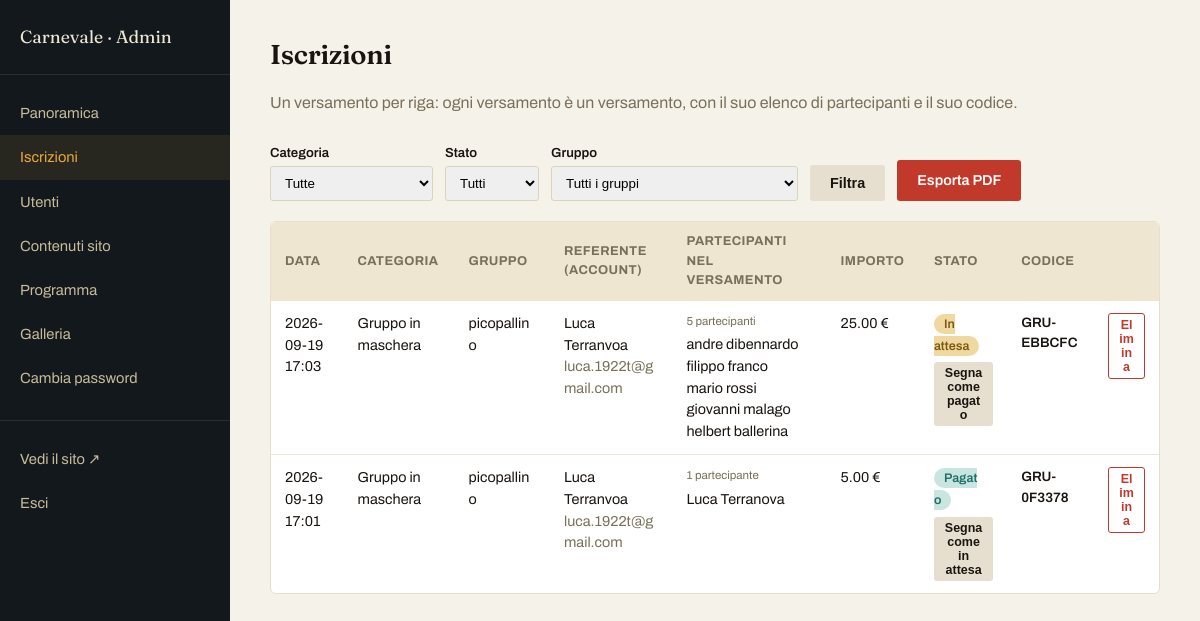
/admin/iscrizioni (signed in), run on the app's committed database.
### tables this page shows
CREATE TABLE versamenti (
    id INTEGER PRIMARY KEY AUTOINCREMENT,
    iscrizione_id INTEGER NOT NULL,
    codice_riferimento TEXT UNIQUE NOT NULL,
    stato_pagamento TEXT DEFAULT 'in_attesa',
    data_creazione TEXT DEFAULT CURRENT_TIMESTAMP,
    FOREIGN KEY (iscrizione_id) REFERENCES iscrizioni(id)
);

CREATE TABLE categorie (
    id INTEGER PRIMARY KEY AUTOINCREMENT,
    slug TEXT UNIQUE NOT NULL,
    nome TEXT NOT NULL,
    descrizione TEXT,
    regolamento TEXT,
    prezzo_quota REAL DEFAULT 0,
    dettagli_label TEXT DEFAULT 'Note aggiuntive',
    icona TEXT DEFAULT 'carro',
    ordine INTEGER DEFAULT 0
);

CREATE TABLE iscrizioni (
    id INTEGER PRIMARY KEY AUTOINCREMENT,
    utente_id INTEGER NOT NULL,
    categoria_id INTEGER NOT NULL,
    nome_gruppo TEXT,
    dettagli TEXT,
    data_creazione TEXT DEFAULT CURRENT_TIMESTAMP,
    FOREIGN KEY (utente_id) REFERENCES utenti(id),
    FOREIGN KEY (categoria_id) REFERENCES categorie(id),
    UNIQUE(utente_id, categoria_id)
);

CREATE TABLE utenti (
    id INTEGER PRIMARY KEY AUTOINCREMENT,
    nome TEXT NOT NULL,
    email TEXT UNIQUE NOT NULL,
    telefono TEXT,
    password_hash TEXT NOT NULL,
    reset_token TEXT,
    reset_scadenza TEXT,
    data_creazione TEXT DEFAULT CURRENT_TIMESTAMP
);

### app.py (the view)
@app.route("/admin/iscrizioni")
@admin_login_required
def admin_iscrizioni():
    db = get_db()
    filtro_categoria = request.args.get("categoria", "")
    filtro_stato = request.args.get("stato", "")
    filtro_gruppo = request.args.get("gruppo", "")
    query = (
        "SELECT l.id as versamento_id, l.codice_riferimento, l.stato_pagamento, l.data_creazione, "
        "i.id as iscrizione_id, i.nome_gruppo, i.dettagli, "
        "u.nome as utente_nome, u.email as utente_email, u.telefono as utente_telefono, "
        "c.nome as categoria_nome, c.slug as categoria_slug, c.prezzo_quota, "
        "(SELECT GROUP_CONCAT(p2.nome, char(10)) FROM partecipanti p2 "
        " WHERE p2.versamento_id = l.id ORDER BY p2.data_creazione, p2.id) as nomi_partecipanti, "
        "(SELECT COUNT(*) FROM partecipanti p2 WHERE p2.versamento_id = l.id) as num_partecipanti "
        "FROM versamenti l "
        "JOIN iscrizioni i ON l.iscrizione_id = i.id "
        "JOIN utenti u ON i.utente_id = u.id "
        "JOIN categorie c ON i.categoria_id = c.id "
        "WHERE 1=1"
    )
    params = []
    if filtro_categoria:
        query += " AND c.slug = ?"
        params.append(filtro_categoria)
    if filtro_stato:
        query += " AND l.stato_pagamento = ?"
        params.append(filtro_stato)
    if filtro_gruppo:
        query += " AND i.id = ?"
        params.append(filtro_gruppo)
    query += " ORDER BY l.data_creazione DESC"
    versamenti = db.execute(query, params).fetchall()
    categorie = db.execute("SELECT * FROM categorie ORDER BY ordine").fetchall()
    gruppi_disponibili = db.execute(
        "SELECT i.id, i.nome_gruppo, u.nome as utente_nome, c.nome as categoria_nome "
        "FROM iscrizioni i JOIN utenti u ON i.utente_id = u.id "
        "JOIN categorie c ON i.categoria_id = c.id ORDER BY c.ordine, u.nome"
    ).fetchall()
    return render_template(
        "admin/iscrizioni.html",
        versamenti=versamenti,
        categorie=categorie,
        gruppi_disponibili=gruppi_disponibili,
        filtro_categoria=filtro_categoria,
        filtro_stato=filtro_stato,
        filtro_gruppo=filtro_gruppo,
    )

### app.py (called while the page is built)
def get_csrf_token():
    if "_csrf_token" not in session:
        session["_csrf_token"] = secrets.token_hex(16)
    return session["_csrf_token"]

@app.before_request
def csrf_protect():
    if request.method == "POST" and not app.config.get("TESTING"):
        token_sessione = session.get("_csrf_token")
        token_form = request.form.get("_csrf_token")
        if not token_sessione or not token_form or not secrets.compare_digest(token_sessione, token_form):
            abort(400, description="Richiesta non valida (token di sicurezza mancante o scaduto). Ricarica la pagina e riprova.")

def get_db():
    if "db" not in g:
        g.db = sqlite3.connect(DB_PATH)
        g.db.row_factory = sqlite3.Row
        g.db.execute("PRAGMA foreign_keys = ON")
    return g.db

def get_contenuti(db):
    rows = db.execute("SELECT chiave, valore FROM contenuti").fetchall()
    return {r["chiave"]: r["valore"] for r in rows}

@app.context_processor
def inject_globals():
    db = get_db()
    categorie = db.execute("SELECT * FROM categorie ORDER BY ordine").fetchall()
    utente_corrente = None
    if session.get("utente_id"):
        utente_corrente = db.execute(
            "SELECT * FROM utenti WHERE id = ?", (session["utente_id"],)
        ).fetchone()
    contenuti_globali = get_contenuti(db)
    return dict(categorie=categorie, utente_corrente=utente_corrente, c=contenuti_globali)

def admin_login_required(view):
    @wraps(view)
    def wrapped(*args, **kwargs):
        if not session.get("admin_id"):
            return redirect(url_for("admin_login", next=request.path))
        return view(*args, **kwargs)
    return wrapped

### templates/admin/iscrizioni.html (shortened to what this page needs)
{% extends "admin/base_admin.html" %}
{% block content %}
<h1>Iscrizioni</h1>
<p class="admin-sub">Un versamento per riga: ogni versamento è un versamento, con il suo elenco di partecipanti e il suo codice.</p>
<form method="get" style="display:flex; gap:12px; margin-bottom:20px; flex-wrap:wrap; align-items:end;">
  <div>
    <label style="display:block; font-size:0.82rem; font-weight:600; margin-bottom:4px;">Categoria</label>
    <select name="categoria" style="padding:8px 10px; border-radius:3px; border:1px solid #dcd3ba;">
      <option value="">Tutte</option>
    </select>
  </div>
  <div>
    <label style="display:block; font-size:0.82rem; font-weight:600; margin-bottom:4px;">Stato</label>
    <select name="stato" style="padding:8px 10px; border-radius:3px; border:1px solid #dcd3ba;">
      <option value="">Tutti</option>
    </select>
  </div>
  <div>
    <label style="display:block; font-size:0.82rem; font-weight:600; margin-bottom:4px;">Gruppo</label>
    <select name="gruppo" style="padding:8px 10px; border-radius:3px; border:1px solid #dcd3ba; max-width:280px;">
      <option value="">Tutti i gruppi</option>
    </select>
  </div>
  <button type="submit" class="btn-admin secondary">Filtra</button>
  <a href="{{ url_for('admin_export_pdf') }}" class="btn-admin" style="text-decoration:none;">Esporta PDF</a>
</form>
<div class="admin-table-wrap">
<table class="admin-table">
  <tr>
    <th style="width:110px;">Data</th><th style="width:120px;">Categoria</th><th style="width:130px;">Gruppo</th><th style="width:170px;">Referente (account)</th>
    <th style="width:260px;">Partecipanti nel versamento</th><th style="width:100px;">Importo</th><th style="width:150px;">Stato</th><th style="width:110px;">Codice</th><th style="width:80px;"></th>
  </tr>
  {% for l in versamenti %}
  <tr>
    <td>{{ l.data_creazione[:16] }}</td>
    <td>{{ l.categoria_nome }}</td>
    <td>{{ l.nome_gruppo or '—' }}</td>
    <td>{{ l.utente_nome }}<br><span style="color:#7a6f58;">{{ l.utente_email }}</span></td>
    <td>
      <div style="font-size:0.72rem; color:#7a6f58; margin-bottom:4px;">{{ l.num_partecipanti }} partecipant{{ 'e' if l.num_partecipanti==1 else 'i' }}</div>
      <div style="white-space:pre-line;">{{ l.nomi_partecipanti }}</div>
    </td>
    <td>{{ "%.2f"|format(l.prezzo_quota * l.num_partecipanti) }} €</td>
    <td>
      <span class="badge {{ l.stato_pagamento }}">{{ 'Pagato' if l.stato_pagamento=='pagato' else 'In attesa' }}</span>
      <form method="post" action="{{ url_for('admin_cambia_stato', versamento_id=l.versamento_id) }}" style="margin-top:6px;">
        <button type="submit" class="btn-admin secondary" style="padding:4px 10px; font-size:0.78rem;">
          Segna come {{ 'in attesa' if l.stato_pagamento=='pagato' else 'pagato' }}
        </button>
      </form>
    </td>
    <td style="font-size:0.85rem; font-weight:600;">{{ l.codice_riferimento }}</td>
    <td>
      <form method="post" action="{{ url_for('admin_elimina_versamento', versamento_id=l.versamento_id) }}"
            onsubmit="return confirm('Eliminare questo versamento e i suoi partecipanti?');">
        <button type="submit" class="btn-admin danger" style="padding:4px 10px; font-size:0.78rem;">Elimina</button>
      </form>
    </td>
  </tr>
  {% else %}
  <tr><td colspan="9" style="color:#7a6f58;">Nessuna iscrizione trovata.</td></tr>
  {% endfor %}
</table>
</div>
{% endblock %}

### static/css/style.css (style rules this page uses)
:root { --notte:#12181c; --notte-2:#1a2229; --carta:#f2e7ce; --rosso:#c1392b; --oro:#e7a93c; --smeraldo:#1f6e68; --crema-testo:#efe6d2; --max:1120px; }
* { box-sizing:border-box; }
html,body { margin:0; padding:0; }
body { font-family:'Archivo', sans-serif; background:var(--notte); color:var(--crema-testo); line-height:1.5; overflow-x:hidden; }
h1,h2,h3 { font-family:'Fraunces', serif; font-weight:600; letter-spacing:-0.01em; margin:0; }
a { color:inherit; text-decoration:none; }
.admin-body { background:#f5f2ea; color:#1a1410; font-family:'Archivo',sans-serif; }
.admin-main h1 { font-family:'Fraunces',serif; font-size:1.7rem; margin-bottom:6px; }
.admin-sub { color:#7a6f58; margin-bottom:28px; }
.admin-table { width:100%; border-collapse:collapse; background:#fff; border-radius:6px; overflow:hidden; border:1px solid #e6dfcf; }
.admin-table th { background:#efe6d2; text-align:left; padding:10px 14px; font-size:0.8rem; text-transform:uppercase; letter-spacing:0.03em; color:#7a6f58; }
.admin-table td { padding:12px 14px; border-top:1px solid #efe6d2; font-size:0.9rem; vertical-align:top; }
.badge { padding:3px 10px; border-radius:20px; font-size:0.78rem; font-weight:600; }
.badge.in_attesa { background:#f0d9a0; color:#7a5a10; }
.badge.pagato { background:#c8e6df; color:#1f6e68; }
.btn-admin { background:var(--rosso); color:#fff !important; border:none; padding:10px 20px; border-radius:3px; font-weight:600; cursor:pointer; font-size:0.9rem; }
.btn-admin.secondary { background:#e6dfcf; color:#1a1410 !important; }
.btn-admin.danger { background:transparent; color:var(--rosso) !important; border:1px solid var(--rosso); }
.admin-table-wrap { width:100%; overflow-x:auto; -webkit-overflow-scrolling:touch; border:1px solid #e6dfcf; border-radius:6px; }
.admin-table-wrap .admin-table { border:none; border-radius:0; min-width:760px; }
.admin-table th { position:relative; user-select:none; }
.admin-table td { max-width:280px; white-space:normal; word-break:break-word; }

### data on the page
versamenti: data_creazione "2026-09-19 17:03", categoria_nome "Gruppo in maschera", nome_gruppo "picopallino", utente_nome "Luca Terranvoa", utente_email "luca.1922t@gmail.com", num_partecipanti "5", num_partecipanti "i", nomi_partecipanti "andre dibennardo filippo franco mario rossi giovanni malago helbert ballerina", stato_pagamento "In attesa", stato_pagamento "pagato", codice_riferimento "GRU-EBBCFC"
categorie: l.prezzo_quota*l.num_partecipanti "25.00", l.prezzo_quota*l.num_partecipanti "5.00"
versamenti: data_creazione "2026-09-19 17:01", categoria_nome "Gruppo in maschera", nome_gruppo "picopallino", utente_nome "Luca Terranvoa", utente_email "luca.1922t@gmail.com", num_partecipanti "1", num_partecipanti "e", nomi_partecipanti "Luca Terranova", stato_pagamento "Pagato", stato_pagamento "in attesa", codice_riferimento "GRU-0F3378"
